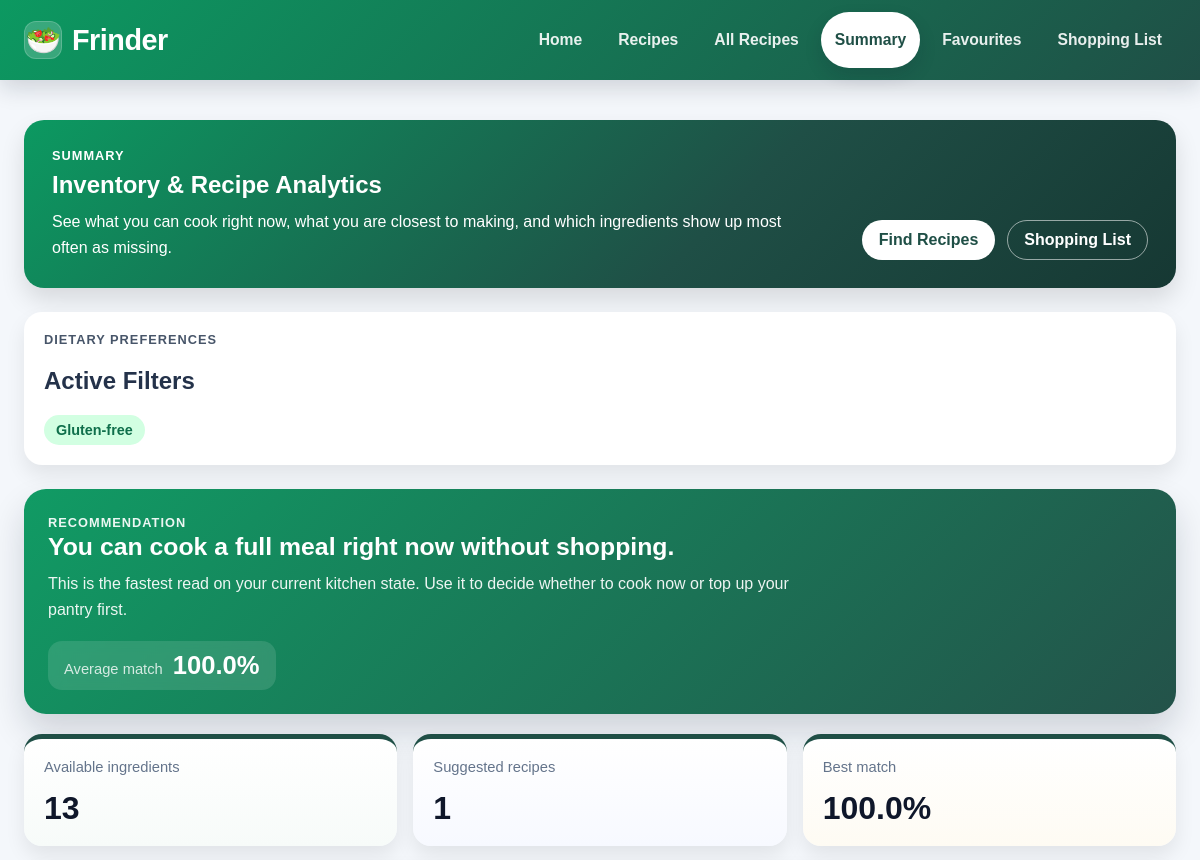
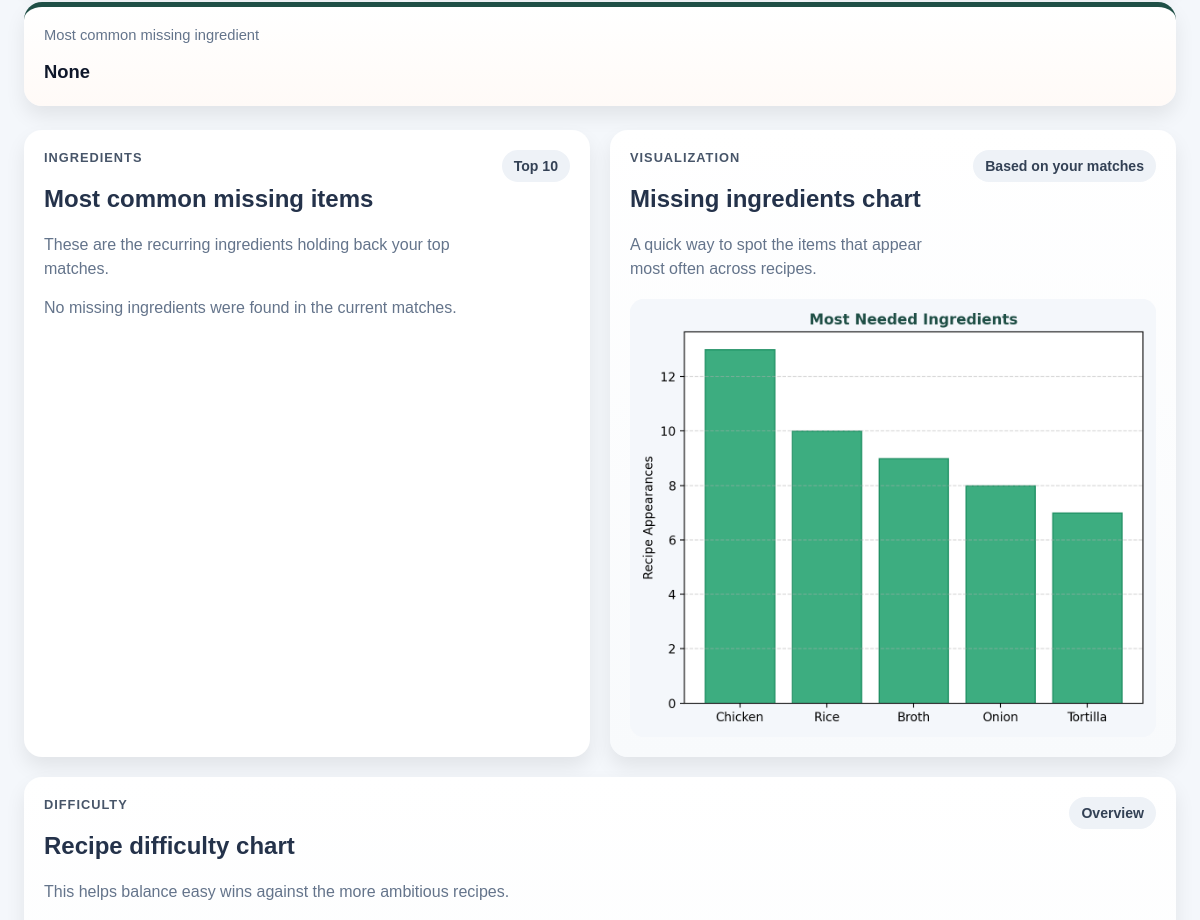
The app's page /summary (upper part), older data (2 pictures, top to bottom).
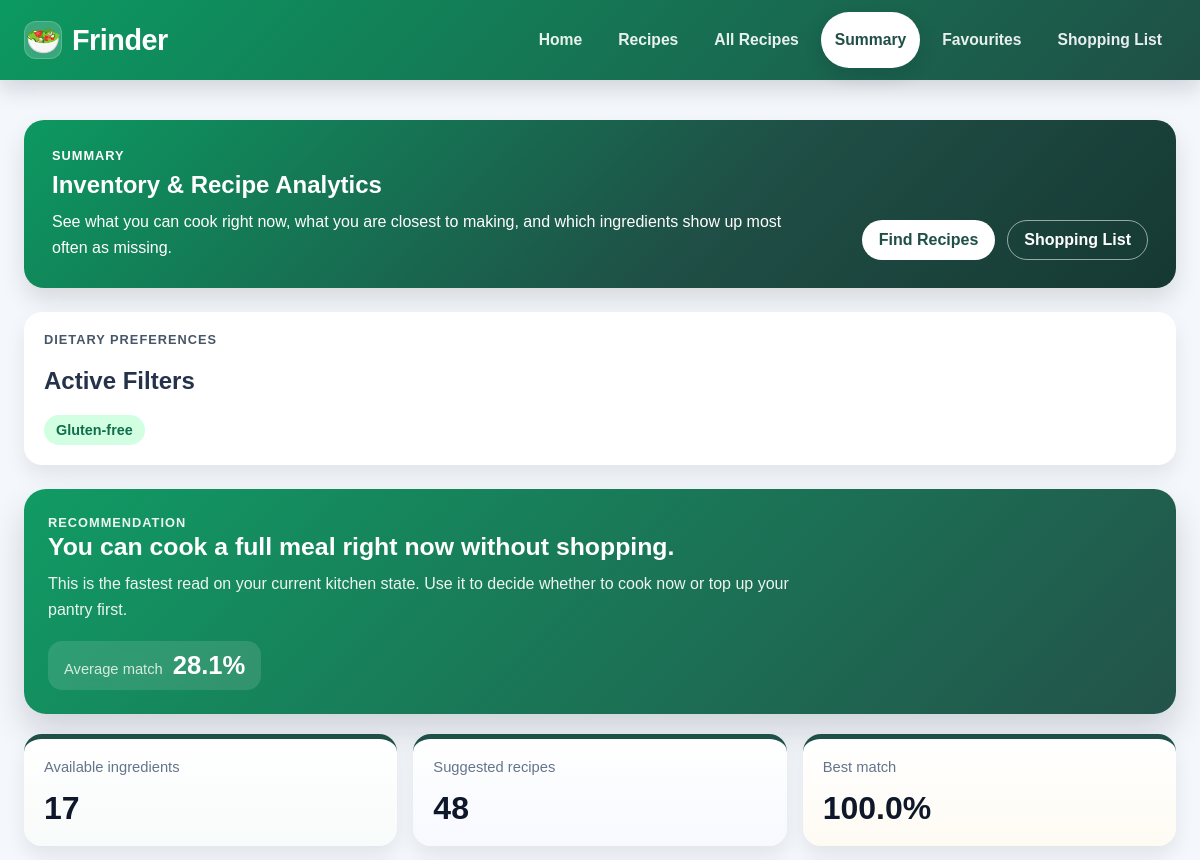
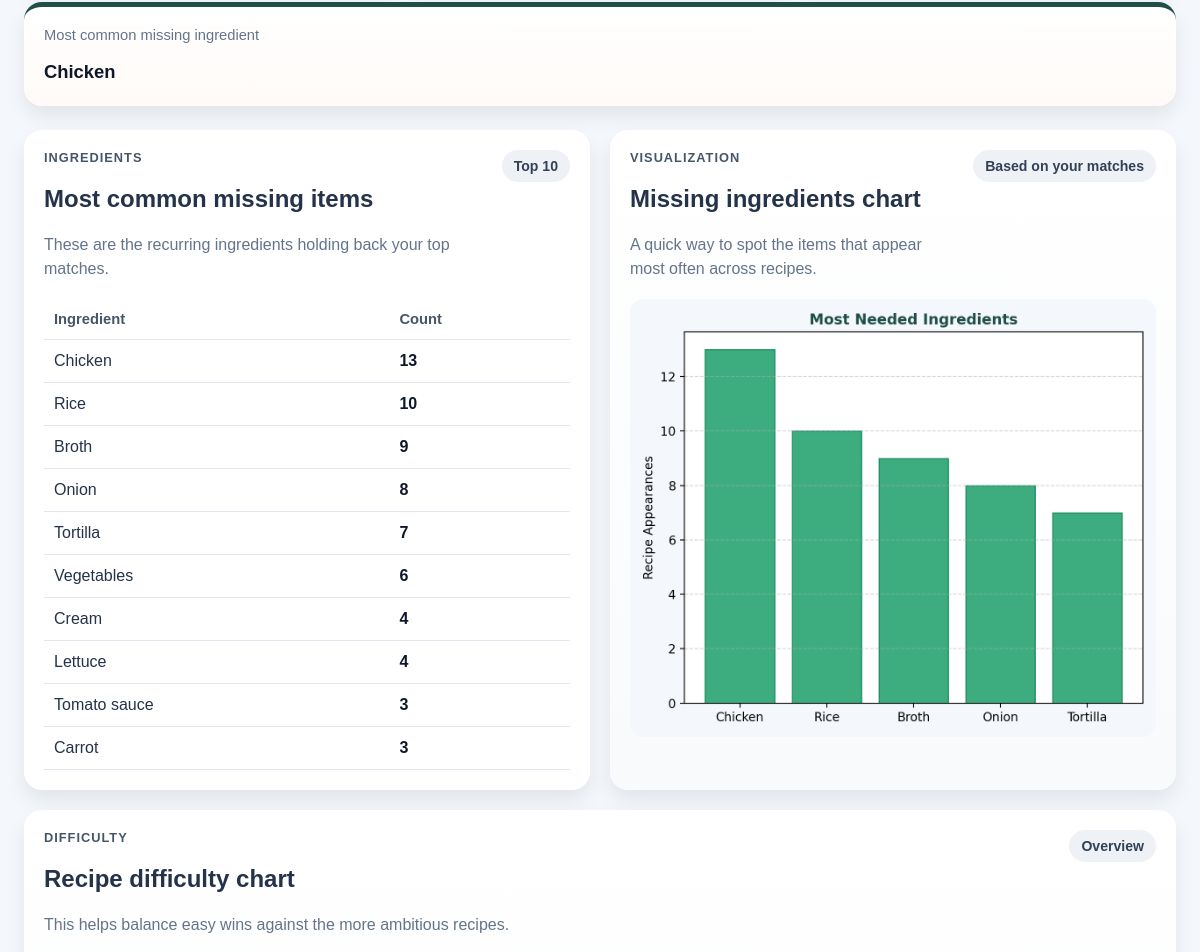
The same page, newer data (2 pictures, top to bottom).
### db_models.py (models this page shows)
class IngredientRow(Base):
    __tablename__ = "ingredients"
    id = Column(Integer, primary_key=True)
    name = Column(String, nullable=False, unique=True)
    recipe_links = relationship("RecipeIngredientRow", back_populates="ingredient")
    user_links = relationship("UserIngredientRow", back_populates="ingredient")
    shopping_links = relationship("ShoppingListRow", back_populates="ingredient")

### app.py (the view, shortened to what this page needs)
@app.route("/summary")
def summary():
    user_ingredients = read_user_ingredients()
    dietary_restrictions, excluded_ingredients = get_active_preferences()
    recipes_list = load_recipes()
    suggestions = match_recipes(
        user_ingredients,
        recipes_list,
        dietary_restrictions=dietary_restrictions,
        excluded_ingredients=excluded_ingredients,
    )
    summary_data, missing_counter = build_summary_data(user_ingredients, suggestions)
    save_match_history(user_ingredients, suggestions)
    filename_missing = "summary_missing.png"
    filename_difficulty = "summary_difficulty.png"
    return render_template(
        "summary.html",
        empty=False,
        total_available=summary_data["total_available"],
        total_suggested=summary_data["total_suggested"],
        best_match=summary_data["best_match"],
        avg_match=summary_data["avg_match"],
        most_common_missing=summary_data["most_common_missing"],
        recommendation=summary_data["recommendation"],
        missing_table_data=summary_data["missing_table_data"],
        graph_missing_url=url_for("static", filename=filename_missing),
        graph_difficulty_url=url_for("static", filename=filename_difficulty),
        **build_preferences_context(dietary_restrictions, excluded_ingredients),
    )

### app.py (called while the page is built)
def get_active_preferences():
    dietary_restrictions = normalize_dietary_restrictions(
        read_dietary_restrictions()
    )
    excluded_ingredients = read_excluded_ingredients()
    return dietary_restrictions, excluded_ingredients

def build_preferences_context(dietary_restrictions=None, excluded_ingredients=None):
    if dietary_restrictions is None or excluded_ingredients is None:
        dietary_restrictions, excluded_ingredients = get_active_preferences()
    return {
        "dietary_restriction_options": DIETARY_RESTRICTION_OPTIONS,
        "selected_dietary_restrictions": dietary_restrictions,
        "active_dietary_restriction_labels": dietary_restriction_labels(
            dietary_restrictions
        ),
        "excluded_ingredients": excluded_ingredients,
        "excluded_ingredients_str": ", ".join(excluded_ingredients),
        "has_active_preferences": bool(
            dietary_restrictions or excluded_ingredients
        ),
    }

def save_match_history(user_ingredients, suggestions):
    if not user_ingredients:
        if HISTORY_FILE.exists():
            HISTORY_FILE.unlink()
        return
    history_data, missing_counter = build_summary_data(user_ingredients, suggestions)
    HISTORY_FILE.parent.mkdir(parents=True, exist_ok=True)
    with open(HISTORY_FILE, "w", encoding="utf-8") as f:
        json.dump(history_data, f)
    filename_missing = "summary_missing.png"
    filename_difficulty = "summary_difficulty.png"
    generate_summary_graphs(
        missing_counter,
        suggestions,
        BASE_DIR / "static" / filename_missing,
        BASE_DIR / "static" / filename_difficulty,
    )

### charts.py (called while the page is built)
def recipe_difficulty(recipe):
    if isinstance(recipe, Recipe):
        return recipe.difficulty
    if isinstance(recipe, dict):
        return recipe.get("difficulty", "Unknown")
    return "Unknown"

### db.py (called while the page is built)
def _session():
    return _session_factory()()

def session():
    return _session()

### matching.py (called while the page is built)
def normalize_dietary_restrictions(dietary_restrictions):
    selected_restrictions = []
    seen = set()
    for restriction in dietary_restrictions or []:
        restriction_key = clean_ingredient(restriction)
        if (
            restriction_key in DIETARY_RESTRICTION_LABELS
            and restriction_key not in seen
        ):
            selected_restrictions.append(restriction_key)
            seen.add(restriction_key)
    return selected_restrictions

### storage.py (called while the page is built)
def _run_read(action):
    with session() as db_session:
        return action(db_session)

### templates/summary.html (shortened to what this page needs)
{% extends "base.html" %}
{% block content %}
<section class="summary-hero">
  <div>
    <p class="summary-kicker">Summary</p>
    <h1>Inventory & Recipe Analytics</h1>
    <p class="summary-intro">
      See what you can cook right now, what you are closest to making, and which
      ingredients show up most often as missing.
    </p>
  </div>
  <div class="summary-hero__actions">
    <a href="{{ url_for('recipes') }}" class="summary-button">Find Recipes</a>
    <a href="{{ url_for('shopping_list') }}" class="summary-button summary-button--secondary">Shopping List</a>
  </div>
</section>
<section class="summary-preferences summary-panel">
  <div>
    <p class="summary-kicker">Dietary Preferences</p>
    <h2>Active Filters</h2>
  </div>
  {% if has_active_preferences %}
    <div class="preference-chip-list">
      {% for label in active_dietary_restriction_labels %}
        <span class="preference-chip">{{ label }}</span>
      {% endfor %}
    </div>
  {% else %}
    <p class="summary-empty-message">No dietary restrictions or excluded ingredients selected.</p>
  {% endif %}
</section>
{% if empty %}
  <section class="summary-empty recipe-card">
    <h2>No ingredients found</h2>
    <p>
      Go back to the home page, add a few ingredients, and then return here to
      generate your summary charts.
    </p>
    <a href="{{ url_for('index') }}" class="summary-button">Go to Home</a>
  </section>
{% else %}
  <section class="summary-recommendation">
    <div class="summary-recommendation__copy">
      <p class="summary-kicker">Recommendation</p>
      <h2>{{ recommendation }}</h2>
      <p>
        This is the fastest read on your current kitchen state. Use it to decide
        whether to cook now or top up your pantry first.
      </p>
      <div class="summary-recommendation__meta">
        <span class="summary-recommendation__meta-label">Average match</span>
        <strong class="summary-recommendation__meta-value">{{ avg_match }}%</strong>
      </div>
    </div>
  </section>
  <section class="summary-stats">
    <article class="summary-stat-card summary-stat-card--stock">
      <span class="summary-stat-label">Available ingredients</span>
      <strong class="summary-stat-value">{{ total_available }}</strong>
    </article>
    <article class="summary-stat-card summary-stat-card--recipes">
      <span class="summary-stat-label">Suggested recipes</span>
      <strong class="summary-stat-value">{{ total_suggested }}</strong>
    </article>
    <article class="summary-stat-card summary-stat-card--best">
      <span class="summary-stat-label">Best match</span>
      <strong class="summary-stat-value">{{ best_match }}%</strong>
    </article>
    <article class="summary-stat-card summary-stat-card--wide summary-stat-card--missing">
      <span class="summary-stat-label">Most common missing ingredient</span>
      <strong class="summary-stat-value summary-stat-value--small">{{ most_common_missing }}</strong>
    </article>
  </section>
  <section class="summary-grid">
    <article class="summary-panel summary-panel--table">
      <div class="summary-panel__header">
        <div>
          <p class="summary-kicker">Ingredients</p>
          <h2>Most common missing items</h2>
          <p class="summary-panel__lede">These are the recurring ingredients holding back your top matches.</p>
        </div>
        <span class="summary-chip summary-chip--neutral">Top 10</span>
      </div>
      {% if missing_table_data %}
        <table class="summary-table">
          <thead>
            <tr>
              <th>Ingredient</th>
              <th>Count</th>
            </tr>
          </thead>
          <tbody>
            {% for ingredient, count in missing_table_data %}
              <tr>
                <td>{{ ingredient|capitalize }}</td>
                <td>{{ count }}</td>
              </tr>
            {% endfor %}
          </tbody>
        </table>
      {% else %}
        <p class="summary-empty-message">No missing ingredients were found in the current matches.</p>
      {% endif %}
    </article>
    <article class="summary-panel summary-panel--chart">
      <div class="summary-panel__header">
        <div>
          <p class="summary-kicker">Visualization</p>
          <h2>Missing ingredients chart</h2>
          <p class="summary-panel__lede">A quick way to spot the items that appear most often across recipes.</p>
        </div>
        <span class="summary-chip">Based on your matches</span>
      </div>
      {% if graph_missing_url %}
        <img class="summary-chart" src="{{ graph_missing_url }}" alt="Chart showing the most common missing ingredients">
      {% else %}
        <p class="summary-empty-message">Missing ingredients chart is not available yet.</p>
      {% endif %}
    </article>
    <article class="summary-panel summary-panel--wide summary-panel--chart">
      <div class="summary-panel__header">
        <div>
          <p class="summary-kicker">Difficulty</p>
          <h2>Recipe difficulty chart</h2>
          <p class="summary-panel__lede">This helps balance easy wins against the more ambitious recipes.</p>
        </div>
        <span class="summary-chip">Overview</span>
      </div>
    </article>
  </section>
{% endif %}
{% endblock %}

### templates/base.html (shortened to what this page needs)
<!DOCTYPE html>
<html lang="en">
<head>
    <link rel="stylesheet" href="{{ url_for('static', filename='style.css') }}">
</head>
<body>
    <nav class="navbar">
        <div class="nav-container">
            <a class="nav-brand" href="{{ url_for('index') }}" aria-label="Frinder home">
                <span class="nav-brand__icon">🥗</span>
                <span>Frinder</span>
            </a>
            <ul class="nav-links">
                <li>
                    <a class="{{ 'active' if request.endpoint == 'index' else '' }}"
                       href="{{ url_for('index') }}">
                        Home
                    </a>
                </li>
                <li>
                    <a class="{{ 'active' if request.endpoint == 'recipes' else '' }}"
                       href="{{ url_for('recipes') }}">
                        Recipes
                    </a>
                </li>
                <li>
                    <a class="{{ 'active' if request.endpoint == 'all_recipes' else '' }}"
                       href="{{ url_for('all_recipes') }}">
                        All Recipes
                    </a>
                </li>
                <li>
                    <a class="{{ 'active' if request.endpoint == 'summary' else '' }}"
                       href="{{ url_for('summary') }}">
                        Summary
                    </a>
                </li>
                <li>
                    <a class="{{ 'active' if request.endpoint == 'favourites' else '' }}"
                       href="{{ url_for('favourites') }}">
                        Favourites
                    </a>
                </li>
                <li>
                    <a class="{{ 'active' if request.endpoint == 'shopping_list' else '' }}"
                       href="{{ url_for('shopping_list') }}">
                        Shopping List
                    </a>
                </li>
            </ul>
        </div>
    </nav>
    <main class="container">
        {% block content %}{% endblock %}
    </main>
</body>
</html>

Row changes from the older to the newer data that the page shows:
added IngredientRow: name "Chicken", count "13"
added IngredientRow: name "Rice", count "10"
added IngredientRow: name "Broth", count "9"
now on this page (row unchanged): IngredientRow: name "Onion", count "8"
added IngredientRow: name "Tortilla", count "7"
added IngredientRow: name "Vegetables", count "6"
added IngredientRow: name "Cream", count "4"
added IngredientRow: name "Lettuce", count "4"
added IngredientRow: name "Tomato sauce", count "3"
added IngredientRow: name "Carrot", count "3"
Text that changed along with them:
{{ avg_match }}: "100.0" → "28.1"
{{ total_available }}: "13" → "17"
{{ total_suggested }}: "1" → "48"
{{ most_common_missing }}: "None" → (not shown)
text no longer shown: "No missing ingredients were found in the current matches."
text now shown: "Ingredient Count"
